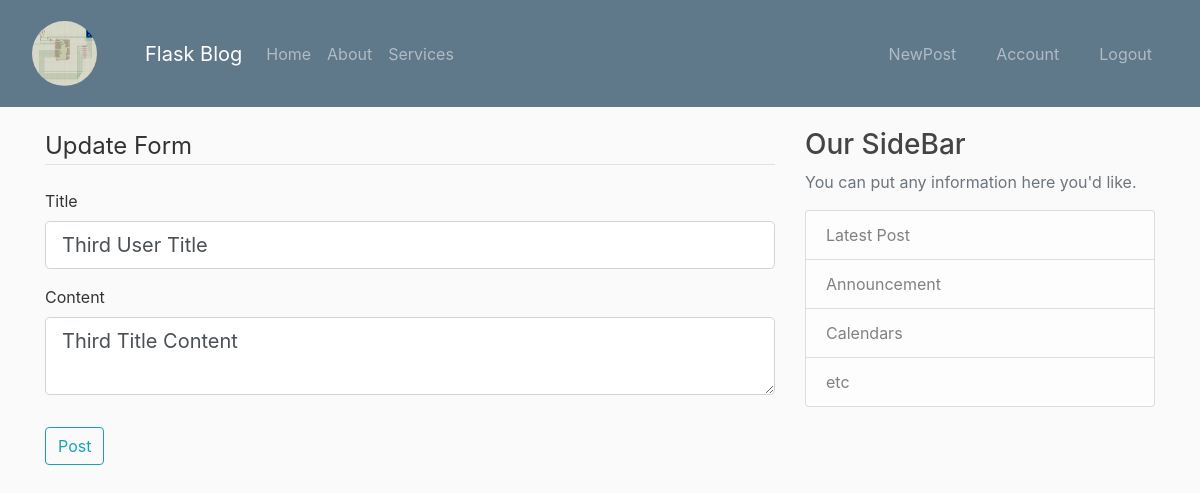
The page /post/2/update (signed in) on the database its author committed.
### first_tutorial/models.py (models this page shows, shortened)
class User(db.Model,UserMixin):
	id =db.Column(db.Integer,primary_key=True)
	username=db.Column(db.String(20), unique=True,nullable=False)
	email=db.Column(db.String(120), unique=True,nullable=False)
	image_file = db.Column(db.String(20),nullable=False,default='default.jpg')
	password = db.Column(db.String(60),nullable= False)
	posts=db.relationship('Post', backref='author',lazy=True)

class Post(db.Model):
	id =db.Column(db.Integer,primary_key=True)
	title=db.Column(db.String(100),nullable=False)
	date_posted=db.Column(db.DateTime,nullable=False, default=datetime.utcnow)
	content = db.Column(db.Text, nullable=False)
	user_id= db.Column(db.Integer,db.ForeignKey('user.id'),nullable=False)

### first_tutorial/posts/routes.py (the view)
@posts.route("/post/<int:post_id>/update",methods=['POST','GET'])
@login_required
def update_post(post_id):
	post=Post.query.get_or_404(post_id)
	if post.author != current_user:
		abort(403)
	form= PostForm()
	if form.validate_on_submit():
		post.title=form.title.data
		post.content=form.content.data
		db.session.commit()
		flash('Your Post has been updated','success')
		return redirect(url_for('posts.post',post_id=post.id))
	elif request.method == 'GET' :
		form.title.data=post.title
		form.content.data=post.content
	return render_template('create_post.html',legend='Update Form' ,title='Update Post',form=form)

### first_tutorial/posts/forms.py
class PostForm(FlaskForm):
	title = StringField('Title',validators=[DataRequired()])
	content = TextAreaField('Content',validators=[DataRequired()])
	submit = SubmitField('Post')

### first_tutorial/models.py (called while the page is built)
@login_manager.user_loader
def load_user(user_id):
	return User.query.get(int(user_id))

### first_tutorial/templates/create_post.html (shortened to what this page needs)
{% extends "layout.html" %}
{% block content %}
   <div class="content-section">
  	<form method="POST" action="">
  		<fieldset class="form-group">
  			<legend class="border-bottom mb-4">{{ legend }} </legend>
  			<div class="form-group">
  				{{ form.title.label(class="form-control-label")}} <br>
  					{% if form.title.errors %}
  				{{ form.title(class="form-control form-control-lg is-invalid")}}
  				<div class="invalid-feedback">
  					{% for error in form.title.errors  %}
  					<span>{{ error }}</span>
  					{% endfor %}
  				</div>
  				{% else %}
  				{{ form.title (class=" form-control form-control-lg")}}
  				{% endif %}
  			</div>
  			<div class="form-group">
  				{{ form.content.label(class="form-control-label")}}<br>
  					{% if form.content.errors %}
  				{{ form.content(class="form-control form-control-lg is-invalid")}}
  				<div class="invalid-feedback">
  					{% for error in form.content.errors  %}
  					<span>{{ error }}</span>
  					{% endfor %}
 		</div>
  				{%else %}
  				{{ form.content (class=" form-control form-control-lg")}}
  				{% endif %}
  			</div>
  		</fieldset>
  		<div class="form-group">
  				{{ form.submit (class="btn btn-outline-info ")}}
  			</div>
  		</form>
  </div>
{% endblock content %}

### first_tutorial/templates/layout.html (shortened to what this page needs)
<html>
<head>
    <link rel="stylesheet" href="https://maxcdn.bootstrapcdn.com/bootstrap/4.0.0-beta/css/bootstrap.min.css">
    <link rel="stylesheet" type="text/css" href="{{url_for('static',filename='main.css') }}">
</head>
<body>
	<nav class="navbar navbar-expand-sm navbar-dark bg-steel fixed-top mb-4">
    {% if current_user.is_authenticated %}
     <div class="navbar-brand">
              <a class="nav-link" href="{{url_for('post.new_post')}}"><img class="rounded-circle article-img" src="{{url_for('static', filename='profile_pics/'+current_user.image_file)}}"></a>
          </div>
      {% endif %}
        <a class="navbar-brand" href="/home">Flask Blog</a>
            <div class="collapse navbar-collapse" id="navbarNav">
              <ul class="navbar-nav">
                  <li class="nav-item">
                      <a class="nav-link" href="{{url_for('main.home')}}">Home</a>
                  </li>
                  <li class="nav-item">
                      <a class="nav-link" href="{{url_for('main.about')}}t">About</a>
                  </li>
                  <li class="nav-item">
                      <a class="nav-link" href="#">Services</a>
                  </li>
              </ul>
            </div>
            <div class="navbar-nav">
            {% if current_user.is_authenticated %}
             <li class="nav-item">
                      <a class="nav-link mr-4" href="{{url_for('post.new_post')}}">NewPost</a>
                  </li>
             <li class="nav-item">
                      <a class="nav-link mr-4" href="{{url_for('users.account')}}">Account</a>
                  </li>
                   <li class="nav-item">
                    <a class="nav-link mr-4" href="{{url_for('users.logout')}}">Logout</a>
                  </li>
                  {% endif %}
              </div>
    </nav>
    <main role="main" class="container pt-5">
    	<div class="row">
    		<div class="col-md-8">
   			{% block content%}{%endblock%}
    		</div>
    			<div class="col-md-4">
    				<div class="content-section">
    					<h3 >Our SideBar </h3>
    					<p class="text-muted">You can put any information here you'd like.
    						<ul class="list-group">
    							<li class="list-group-item list-group-item-light">Latest Post</li>
    							<li class="list-group-item list-group-item-light">Announcement</li>
    							<li class="list-group-item list-group-item-light">Calendars</li>
    							<li class="list-group-item list-group-item-light">etc</li>
    						</ul></p>
    				</div>
    			</div>
    		</div>
    </main>
</body>
</html>

### first_tutorial/static/main.css (style rules this page uses)
body { background: #fafafa; color: #333333; margin-top: 5rem; }
h1,h2,h3,h4,h5,h6 { color: #444444; }
.bg-steel { background-color: #5f788a; }
.article-img { height:65px; width: 65px; margin-right: 16px }

### rows shown on the page
User: image_file (picture)
Post: title "Third User Title", content "Third Title Content"

### other values the page prints
{{ legend }} "Update Form"
